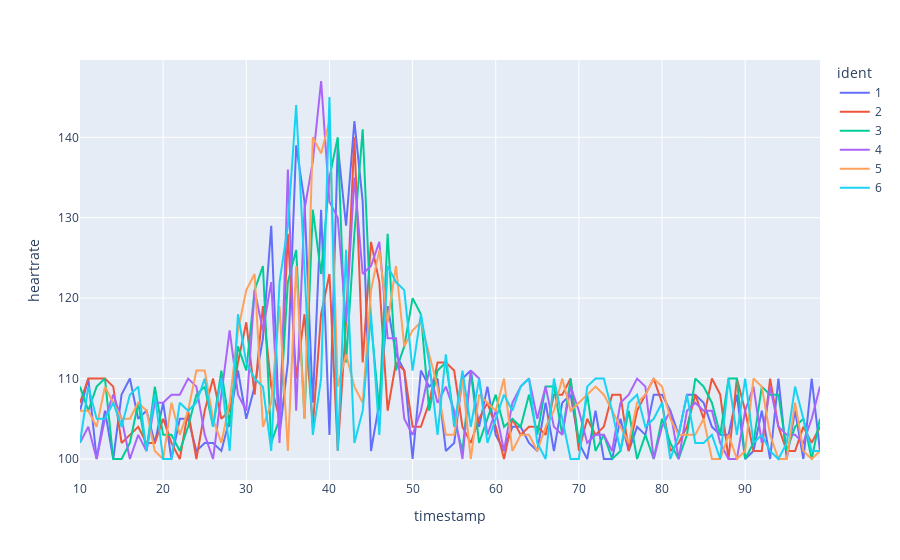

Notebook code cell kept with this figure:
### Code cell
line_plot = px.line(df, color="ident", x="timestamp", y="heartrate")
line_plot.show()

### Figure 1 — Plotly figure (JSON) as saved in the notebook; plotly's stock layout.template omitted (floating-point values rounded to 4 significant figures)
{"data": [{"hovertemplate": "ident=1<br>timestamp=%{x}<br>heartrate=%{y}<extra></extra>", "legendgroup": "1", "line": {"color": "#636efa", "dash": "solid"}, "marker": {"symbol": "circle"}, "mode": "lines", "name": "1", "orientation": "v", "showlegend": true, "type": "scatter", "x": [10, 11, 12, 13, 14, 15, 16, 17, 18, 19, 20, 21, 22, 23, 24, 25, 26, 27, 28, 29, 30, 31, 32, 33, 34, 35, 36, 37, 38, 39, 40, 41, 42, 43, 44, 45, 46, 47, 48, 49, 50, 51, 52, 53, 54, 55, 56, 57, 58, 59, 60, 61, 62, 63, 64, 65, 66, 67, 68, 69, 70, 71, 72, 73, 74, 75, 76, 77, 78, 79, 80, 81, 82, 83, 84, 85, 86, 87, 88, 89, 90, 91, 92, 93, 94, 95, 96, 97, 98, 99], "xaxis": "x", "y": [106, 110, 100, 106, 100, 108, 110, 105, 106, 102, 107, 100, 105, 105, 101, 102, 102, 101, 105, 111, 105, 109, 115, 129, 103, 112, 139, 132, 107, 131, 103, 139, 129, 142, 132, 101, 107, 119, 113, 111, 100, 111, 109, 110, 101, 102, 110, 111, 104, 109, 103, 101, 104, 104, 102, 101, 107, 101, 107, 108, 102, 100, 106, 100, 100, 105, 101, 104, 103, 108, 108, 106, 103, 108, 108, 107, 104, 103, 103, 108, 100, 101, 106, 100, 110, 100, 106, 100, 110, 101], "yaxis": "y"}, {"hovertemplate": "ident=2<br>timestamp=%{x}<br>heartrate=%{y}<extra></extra>", "legendgroup": "2", "line": {"color": "#EF553B", "dash": "solid"}, "marker": {"symbol": "circle"}, "mode": "lines", "name": "2", "orientation": "v", "showlegend": true, "type": "scatter", "x": [10, 11, 12, 13, 14, 15, 16, 17, 18, 19, 20, 21, 22, 23, 24, 25, 26, 27, 28, 29, 30, 31, 32, 33, 34, 35, 36, 37, 38, 39, 40, 41, 42, 43, 44, 45, 46, 47, 48, 49, 50, 51, 52, 53, 54, 55, 56, 57, 58, 59, 60, 61, 62, 63, 64, 65, 66, 67, 68, 69, 70, 71, 72, 73, 74, 75, 76, 77, 78, 79, 80, 81, 82, 83, 84, 85, 86, 87, 88, 89, 90, 91, 92, 93, 94, 95, 96, 97, 98, 99], "xaxis": "x", "y": [107, 110, 110, 110, 109, 102, 103, 104, 102, 102, 105, 102, 100, 106, 100, 106, 110, 105, 106, 112, 117, 108, 119, 109, 105, 128, 110, 118, 104, 118, 123, 101, 117, 140, 112, 127, 122, 106, 112, 111, 104, 104, 107, 112, 112, 111, 104, 102, 105, 107, 104, 100, 105, 103, 104, 104, 103, 108, 108, 110, 101, 105, 103, 104, 108, 108, 101, 106, 108, 110, 107, 101, 102, 104, 108, 105, 110, 108, 100, 110, 106, 101, 101, 110, 104, 101, 101, 104, 102, 104], "yaxis": "y"}, {"hovertemplate": "ident=3<br>timestamp=%{x}<br>heartrate=%{y}<extra></extra>", "legendgroup": "3", "line": {"color": "#00cc96", "dash": "solid"}, "marker": {"symbol": "circle"}, "mode": "lines", "name": "3", "orientation": "v", "showlegend": true, "type": "scatter", "x": [10, 11, 12, 13, 14, 15, 16, 17, 18, 19, 20, 21, 22, 23, 24, 25, 26, 27, 28, 29, 30, 31, 32, 33, 34, 35, 36, 37, 38, 39, 40, 41, 42, 43, 44, 45, 46, 47, 48, 49, 50, 51, 52, 53, 54, 55, 56, 57, 58, 59, 60, 61, 62, 63, 64, 65, 66, 67, 68, 69, 70, 71, 72, 73, 74, 75, 76, 77, 78, 79, 80, 81, 82, 83, 84, 85, 86, 87, 88, 89, 90, 91, 92, 93, 94, 95, 96, 97, 98, 99], "xaxis": "x", "y": [109, 106, 109, 110, 100, 100, 102, 107, 101, 109, 103, 103, 101, 104, 108, 109, 104, 111, 104, 114, 111, 121, 124, 102, 105, 122, 126, 105, 131, 123, 135, 140, 112, 128, 141, 117, 106, 128, 111, 114, 120, 118, 106, 111, 112, 105, 101, 111, 102, 105, 108, 104, 105, 104, 108, 103, 109, 109, 103, 110, 102, 108, 101, 103, 100, 101, 106, 100, 103, 100, 105, 102, 100, 103, 110, 109, 107, 103, 110, 110, 100, 102, 109, 108, 108, 101, 104, 105, 100, 105], "yaxis": "y"}, {"hovertemplate": "ident=4<br>timestamp=%{x}<br>heartrate=%{y}<extra></extra>", "legendgroup": "4", "line": {"color": "#ab63fa", "dash": "solid"}, "marker": {"symbol": "circle"}, "mode": "lines", "name": "4", "orientation": "v", "showlegend": true, "type": "scatter", "x": [10, 11, 12, 13, 14, 15, 16, 17, 18, 19, 20, 21, 22, 23, 24, 25, 26, 27, 28, 29, 30, 31, 32, 33, 34, 35, 36, 37, 38, 39, 40, 41, 42, 43, 44, 45, 46, 47, 48, 49, 50, 51, 52, 53, 54, 55, 56, 57, 58, 59, 60, 61, 62, 63, 64, 65, 66, 67, 68, 69, 70, 71, 72, 73, 74, 75, 76, 77, 78, 79, 80, 81, 82, 83, 84, 85, 86, 87, 88, 89, 90, 91, 92, 93, 94, 95, 96, 97, 98, 99], "xaxis": "x", "y": [102, 104, 100, 105, 108, 105, 100, 103, 101, 107, 107, 108, 108, 110, 109, 103, 100, 108, 116, 108, 106, 121, 116, 122, 102, 136, 106, 131, 137, 147, 132, 130, 117, 135, 123, 124, 127, 115, 115, 105, 103, 106, 111, 107, 109, 106, 100, 111, 110, 103, 106, 101, 107, 109, 110, 105, 109, 104, 103, 109, 106, 102, 103, 103, 101, 107, 108, 110, 109, 100, 104, 106, 100, 106, 107, 106, 106, 102, 100, 100, 106, 109, 102, 109, 104, 103, 103, 102, 105, 109], "yaxis": "y"}, {"hovertemplate": "ident=5<br>timestamp=%{x}<br>heartrate=%{y}<extra></extra>", "legendgroup": "5", "line": {"color": "#FFA15A", "dash": "solid"}, "marker": {"symbol": "circle"}, "mode": "lines", "name": "5", "orientation": "v", "showlegend": true, "type": "scatter", "x": [10, 11, 12, 13, 14, 15, 16, 17, 18, 19, 20, 21, 22, 23, 24, 25, 26, 27, 28, 29, 30, 31, 32, 33, 34, 35, 36, 37, 38, 39, 40, 41, 42, 43, 44, 45, 46, 47, 48, 49, 50, 51, 52, 53, 54, 55, 56, 57, 58, 59, 60, 61, 62, 63, 64, 65, 66, 67, 68, 69, 70, 71, 72, 73, 74, 75, 76, 77, 78, 79, 80, 81, 82, 83, 84, 85, 86, 87, 88, 89, 90, 91, 92, 93, 94, 95, 96, 97, 98, 99], "xaxis": "x", "y": [106, 106, 104, 109, 107, 105, 105, 107, 106, 101, 100, 107, 103, 106, 111, 111, 105, 102, 107, 116, 121, 123, 104, 107, 119, 101, 124, 105, 140, 138, 142, 109, 113, 109, 107, 121, 126, 117, 124, 114, 116, 117, 113, 109, 103, 103, 110, 100, 108, 107, 106, 110, 101, 103, 103, 101, 104, 106, 110, 106, 107, 108, 109, 108, 106, 104, 102, 107, 108, 110, 109, 105, 103, 103, 103, 105, 100, 100, 103, 100, 101, 110, 109, 103, 100, 100, 107, 101, 100, 101], "yaxis": "y"}, {"hovertemplate": "ident=6<br>timestamp=%{x}<br>heartrate=%{y}<extra></extra>", "legendgroup": "6", "line": {"color": "#19d3f3", "dash": "solid"}, "marker": {"symbol": "circle"}, "mode": "lines", "name": "6", "orientation": "v", "showlegend": true, "type": "scatter", "x": [10, 11, 12, 13, 14, 15, 16, 17, 18, 19, 20, 21, 22, 23, 24, 25, 26, 27, 28, 29, 30, 31, 32, 33, 34, 35, 36, 37, 38, 39, 40, 41, 42, 43, 44, 45, 46, 47, 48, 49, 50, 51, 52, 53, 54, 55, 56, 57, 58, 59, 60, 61, 62, 63, 64, 65, 66, 67, 68, 69, 70, 71, 72, 73, 74, 75, 76, 77, 78, 79, 80, 81, 82, 83, 84, 85, 86, 87, 88, 89, 90, 91, 92, 93, 94, 95, 96, 97, 98, 99], "xaxis": "x", "y": [102, 109, 105, 105, 107, 104, 108, 109, 101, 108, 100, 100, 107, 106, 107, 110, 104, 110, 101, 118, 112, 110, 109, 101, 122, 129, 144, 124, 103, 110, 145, 101, 126, 102, 106, 118, 103, 124, 122, 121, 111, 118, 112, 103, 113, 104, 111, 104, 110, 102, 105, 108, 106, 109, 110, 102, 100, 110, 105, 100, 100, 109, 110, 110, 106, 101, 107, 108, 104, 105, 107, 100, 103, 108, 102, 102, 103, 100, 110, 103, 110, 102, 103, 101, 100, 102, 109, 105, 101, 101], "yaxis": "y"}], "layout": {"autosize": true, "legend": {"title": {"text": "ident"}, "tracegroupgap": 0}, "margin": {"t": 60}, "xaxis": {"anchor": "y", "autorange": true, "domain": [0, 1], "range": [10, 99], "title": {"text": "timestamp"}, "type": "linear"}, "yaxis": {"anchor": "x", "autorange": true, "domain": [0, 1], "range": [97.39, 149.6], "title": {"text": "heartrate"}, "type": "linear"}}}
